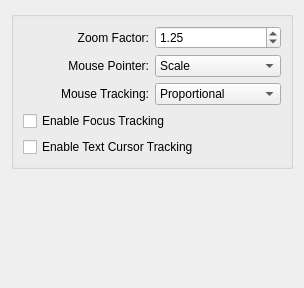
<?xml version="1.0" encoding="UTF-8"?>

<!--
SPDX-FileCopyrightText: 2023 Roman Gilg <subdiff@gmail.com>

SPDX-License-Identifier: GPL-2.0-or-later
-->

<ui version="4.0">
 <class>KWin::ZoomEffectConfigForm</class>
 <widget class="QWidget" name="KWin::ZoomEffectConfigForm">
  <property name="geometry">
   <rect>
    <x>0</x>
    <y>0</y>
    <width>304</width>
    <height>288</height>
   </rect>
  </property>
  <layout class="QVBoxLayout" name="verticalLayout_2">
   <item>
    <widget class="QGroupBox" name="groupSize">
     <property name="title">
      <string/>
     </property>
     <layout class="QHBoxLayout" name="horizontalLayout">
      <item>
       <layout class="QGridLayout" name="gridLayout">
        <item row="0" column="0">
         <widget class="QLabel" name="label">
          <property name="whatsThis">
           <string>On zoom-in and zoom-out change the zoom by the defined zoom-factor.</string>
          </property>
          <property name="text">
           <string>Zoom Factor:</string>
          </property>
          <property name="alignment">
           <set>Qt::AlignRight|Qt::AlignTrailing|Qt::AlignVCenter</set>
          </property>
          <property name="buddy">
           <cstring>kcfg_ZoomFactor</cstring>
          </property>
         </widget>
        </item>
        <item row="0" column="1">
         <widget class="QDoubleSpinBox" name="kcfg_ZoomFactor">
          <property name="whatsThis">
           <string>On zoom-in and zoom-out change the zoom by the defined zoom-factor.</string>
          </property>
          <property name="suffix">
           <string/>
          </property>
          <property name="decimals">
           <number>2</number>
          </property>
          <property name="maximum">
           <double>9999.000000000000000</double>
          </property>
          <property name="singleStep">
           <double>0.050000000000000</double>
          </property>
          <property name="value">
           <double>1.250000000000000</double>
          </property>
         </widget>
        </item>
        <item row="4" column="0" colspan="2">
         <widget class="QCheckBox" name="kcfg_EnableFocusTracking">
          <property name="toolTip">
           <string/>
          </property>
          <property name="whatsThis">
           <string>Enable tracking of the focused location. This needs QAccessible to be enabled per application (&quot;export QT_LINUX_ACCESSIBILITY_ALWAYS_ON=1&quot;).</string>
          </property>
          <property name="text">
           <string>Enable Focus Tracking</string>
          </property>
         </widget>
        </item>
        <item row="5" column="0" colspan="2">
         <widget class="QCheckBox" name="kcfg_EnableTextCaretTracking">
          <property name="whatsThis">
           <string>Enable tracking of the text cursor. This needs QAccessible to be enabled per application (&quot;export QT_LINUX_ACCESSIBILITY_ALWAYS_ON=1&quot;).</string>
          </property>
          <property name="text">
           <string>Enable Text Cursor Tracking</string>
          </property>
         </widget>
        </item>
        <item row="2" column="0">
         <widget class="QLabel" name="label_2">
          <property name="text">
           <string>Mouse Pointer:</string>
          </property>
          <property name="alignment">
           <set>Qt::AlignRight|Qt::AlignTrailing|Qt::AlignVCenter</set>
          </property>
          <property name="buddy">
           <cstring>kcfg_MousePointer</cstring>
          </property>
         </widget>
        </item>
        <item row="2" column="1">
         <widget class="QComboBox" name="kcfg_MousePointer">
          <property name="whatsThis">
           <string>Visibility of the mouse-pointer.</string>
          </property>
          <item>
           <property name="text">
            <string>Scale</string>
           </property>
          </item>
          <item>
           <property name="text">
            <string>Keep</string>
           </property>
          </item>
          <item>
           <property name="text">
            <string>Hide</string>
           </property>
          </item>
         </widget>
        </item>
        <item row="3" column="1">
         <widget class="QComboBox" name="kcfg_MouseTracking">
          <property name="whatsThis">
           <string>Track moving of the mouse.</string>
          </property>
          <item>
           <property name="text">
            <string>Proportional</string>
           </property>
          </item>
          <item>
           <property name="text">
            <string>Centered</string>
           </property>
          </item>
          <item>
           <property name="text">
            <string>Push</string>
           </property>
          </item>
          <item>
           <property name="text">
            <string>Disabled</string>
           </property>
          </item>
         </widget>
        </item>
        <item row="3" column="0">
         <widget class="QLabel" name="label_3">
          <property name="text">
           <string>Mouse Tracking:</string>
          </property>
          <property name="alignment">
           <set>Qt::AlignRight|Qt::AlignTrailing|Qt::AlignVCenter</set>
          </property>
          <property name="buddy">
           <cstring>kcfg_MouseTracking</cstring>
          </property>
         </widget>
        </item>
       </layout>
      </item>
     </layout>
    </widget>
   </item>
   <item>
    <widget class="KShortcutsEditor" name="editor">
     <property name="sizePolicy">
      <sizepolicy hsizetype="Preferred" vsizetype="Expanding">
       <horstretch>0</horstretch>
       <verstretch>0</verstretch>
      </sizepolicy>
     </property>
     <property name="actionTypes">
       <enum>KShortcutsEditor::GlobalAction</enum>
     </property>
    </widget>
   </item>
  </layout>
 </widget>
 <customwidgets>
  <customwidget>
   <class>KShortcutsEditor</class>
   <extends>QWidget</extends>
   <header>kshortcutseditor.h</header>
   <container>1</container>
  </customwidget>
 </customwidgets>
 <tabstops>
  <tabstop>kcfg_ZoomFactor</tabstop>
  <tabstop>kcfg_MousePointer</tabstop>
  <tabstop>kcfg_MouseTracking</tabstop>
  <tabstop>kcfg_EnableFocusTracking</tabstop>
  <tabstop>kcfg_EnableTextCaretTracking</tabstop>
 </tabstops>
 <resources/>
 <connections/>
</ui>
